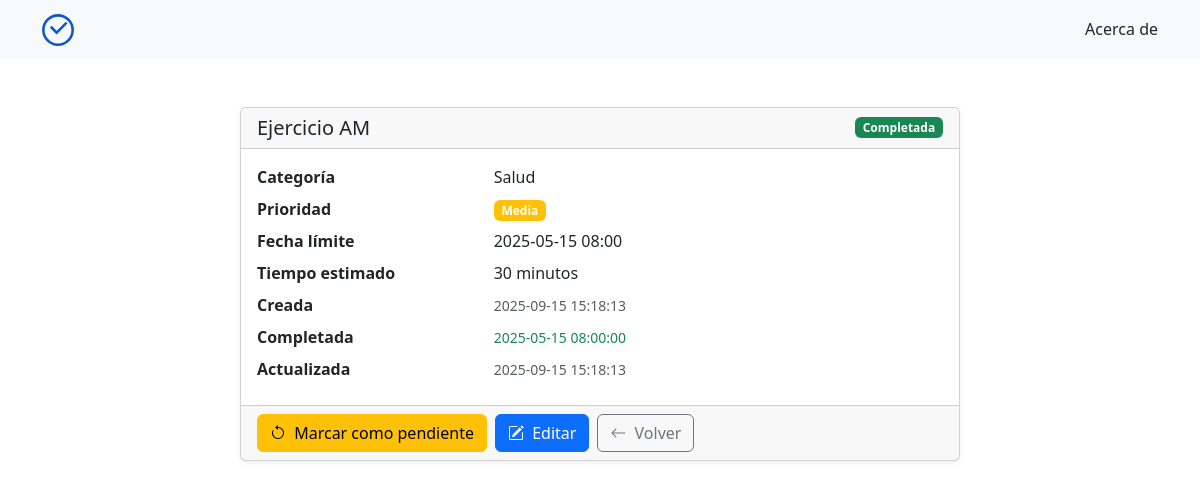
The page /tarea/1 on the database its author committed.
### tables this page shows
CREATE TABLE tareas (
            id INTEGER PRIMARY KEY AUTOINCREMENT,
            nombre TEXT NOT NULL,
            fecha_creacion TEXT NOT NULL DEFAULT (datetime('now','localtime')),
            fecha_limite TEXT,
            prioridad TEXT DEFAULT 'media',
            estado TEXT NOT NULL DEFAULT 'pendiente',
            tiempo_estimado INTEGER,
            completado_en TEXT,
            id_categoria INTEGER NOT NULL,
            fecha_actualizacion TEXT NOT NULL DEFAULT (datetime('now','localtime')),
            FOREIGN KEY (id_categoria) REFERENCES categorias(id)
                ON UPDATE CASCADE
                ON DELETE RESTRICT
        );

CREATE TABLE categorias (
            id INTEGER PRIMARY KEY AUTOINCREMENT,
            nombre TEXT NOT NULL UNIQUE
        );

### app.py (the view)
@app.route('/tarea/<int:id>')
def detalle(id): # CONSULTA EL DETALLE DE UNA TAREA ESPECÍFICA
    tarea = Tarea.get_by_id(id)
    if not tarea:
        return render_template("404.html"), 404
    categoria = Categoria.get_by_id(tarea["id_categoria"])
    return render_template("tarea.html", tarea=tarea, categoria=categoria)

### database.py (called while the page is built)
def connect_db():
    conn = sqlite3.connect(DATABASE_NAME) # Conecta a la base de datos
    conn.row_factory = sqlite3.Row  # Devuelve filas tipo Row: acceso por índice y por llave
    conn.execute("PRAGMA foreign_keys = ON") # Activa el modo de clave foránea
    return conn

def query_one(sql, params=None):
    conn = connect_db()
    row = conn.execute(sql, params or ()).fetchone()
    conn.close()
    return row

### models/categoria.py (called while the page is built)
    @staticmethod
    def get_by_id(categoria_id):
        query = query_one("SELECT id, nombre FROM categorias WHERE id = ?", (categoria_id,))
        print(f" * Categoría: {query}")
        return query

### models/tarea.py (called while the page is built)
    @staticmethod
    def get_by_id(tarea_id):
        return query_one(
            """SELECT id, nombre, fecha_creacion, fecha_limite, prioridad, estado, tiempo_estimado,
                      completado_en, id_categoria, fecha_actualizacion
               FROM tareas WHERE id = ?""",
            (tarea_id,),
        )

### templates/tarea.html (shortened to what this page needs)
{% extends "layout.html" %}
{% block content %}
<section id="tarea" class="container mt-4">
  <div class="row justify-content-center">
    <div class="col-12 col-lg-8">
      <div class="card shadow-sm">
        <div class="card-header d-flex justify-content-between align-items-center">
          <h2 class="h5 mb-0">{{ tarea.nombre }}</h2>
          <span class="badge {{ 'bg-success' if tarea.estado == 'completada' else 'bg-secondary' }}">{{ tarea.estado|title }}</span>
        </div>
        <div class="card-body">
          <dl class="row mb-0">
            <dt class="col-sm-4">Categoría</dt>
            <dd class="col-sm-8">{{ categoria.nombre }}</dd>
            <dt class="col-sm-4">Prioridad</dt>
            <dd class="col-sm-8">
              <span class="badge
                {% if tarea.prioridad == 'alta' %}bg-danger
                {% elif tarea.prioridad == 'media' %}bg-warning
                {% else %}bg-info{% endif %}">
                {{ tarea.prioridad|title }}
              </span>
            </dd>
            {% if tarea.fecha_limite %}
            <dt class="col-sm-4">Fecha límite</dt>
            <dd class="col-sm-8">
              <span>
                {% if 'T' in tarea.fecha_limite %}
                  {{ tarea.fecha_limite.replace('T', ' ') }}
                {% else %}
                  {{ tarea.fecha_limite }}
                {% endif %}
              </span>
            </dd>
            {% endif %}
            {% if tarea.tiempo_estimado %}
            <dt class="col-sm-4">Tiempo estimado</dt>
            <dd class="col-sm-8">{{ tarea.tiempo_estimado }} minutos</dd>
            {% endif %}
            <dt class="col-sm-4">Creada</dt>
            <dd class="col-sm-8"><small class="text-muted">{{ tarea.fecha_creacion }}</small></dd>
            {% if tarea.completado_en %}
            <dt class="col-sm-4">Completada</dt>
            <dd class="col-sm-8"><small class="text-success">{{ tarea.completado_en }}</small></dd>
            {% endif %}
            <dt class="col-sm-4">Actualizada</dt>
            <dd class="col-sm-8"><small class="text-muted">{{ tarea.fecha_actualizacion }}</small></dd>
          </dl>
        </div>
        <div class="card-footer d-flex gap-2">
          <form action="/tarea/{{ tarea.id }}/toggle-estado" method="post" class="m-0 p-0" data-id="{{ tarea.id }}" id="toggle-estado-form">
            {% set es_completada = tarea.estado == 'completada' %}
            <button type="submit" class="btn {{ 'btn-warning' if es_completada else 'btn-success' }}">
              {% if es_completada %}
              <i class="bi bi-arrow-counterclockwise me-1"></i>
              Marcar como pendiente
              {% else %}
              <i class="bi bi-check2-circle me-1"></i>
              Marcar como completada
              {% endif %}
            </button>
          </form>
          <a href="/editar/{{ tarea.id }}" class="btn btn-primary">
            <i class="bi bi-pencil-square me-1"></i>
            Editar
          </a>
          <a href="/" class="btn btn-outline-secondary">
            <i class="bi bi-arrow-left me-1"></i>
            Volver
          </a>
        </div>
      </div>
    </div>
  </div>
</section>
{% endblock %}

### templates/layout.html (shortened to what this page needs)
<!DOCTYPE html>
<html lang="en">
  <head>
    <link href="https://cdn.jsdelivr.net/npm/bootstrap@5.3.8/dist/css/bootstrap.min.css" rel="stylesheet">
    <link rel="stylesheet" href="https://cdn.jsdelivr.net/npm/bootstrap-icons@1.11.3/font/bootstrap-icons.min.css">
  </head>
  <body>
    <nav class="navbar navbar-expand-lg navbar-light bg-light">
      <div class="container">
        <a href="/" class="navbar-brand" title="Ir a la página de inicio">
          <img src="/static/rutina.py-logo.svg" alt="Logo Rutina.py" width="32" height="32">
        </a>
        <a href="/acerca" class="nav-link" title="Conoce más sobre Rutina.py">Acerca de</a>
      </div>
    </nav>
    <br>
    <main class="container">
      {% block content %}
      {% endblock %}
    </main>
  </body>
</html>

### rows shown on the page
tareas: nombre "Ejercicio AM", estado "Completada", prioridad "Media", fecha_limite.replace "2025-05-15 08:00", tiempo_estimado "30", fecha_creacion "2025-09-15 15:18:13", completado_en "2025-05-15 08:00:00", fecha_actualizacion "2025-09-15 15:18:13"
categorias: nombre "Salud"
